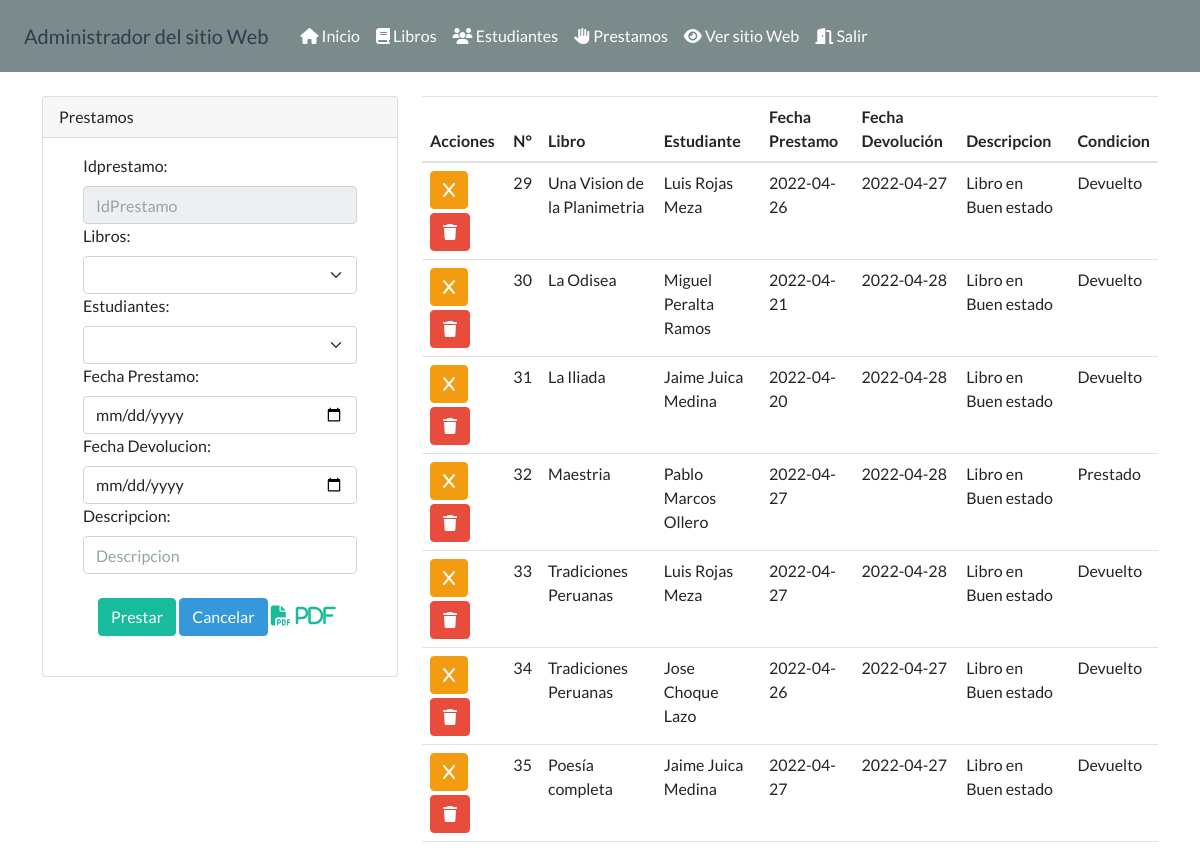
Screenshot of /administrador/seccion/prestamos.php (signed in) with the database file from the repository.
### tables this page shows
CREATE TABLE `prestamos` (
  `id` int(11) NOT NULL,
  `Libros` varchar(255) NOT NULL,
  `Estudiantes` varchar(255) NOT NULL,
  `FechaPrestamo` date NOT NULL,
  `FechaDevolucion` date NOT NULL,
  `Descripcion` text NOT NULL,
  `Condicion` varchar(20) NOT NULL
);

### administrador/seccion/prestamos.php (the view, shortened to what this page needs)
<?php include('../template/cabecera.php');?>
<?php
$txtIdPrestamo=(isset($_POST['txtIdPrestamo']))?$_POST['txtIdPrestamo']:"";
$txtLibros=(isset($_POST['txtLibros']))?$_POST['txtLibros']:"";
$txtEstudiantes=(isset($_POST['txtEstudiantes']))?$_POST['txtEstudiantes']:"";
$txtFechaPrestamo=(isset($_POST['txtFechaPrestamo']))?$_POST['txtFechaPrestamo']:"";
$txtFechaDevolucion=(isset($_POST['txtFechaDevolucion']))?$_POST['txtFechaDevolucion']:"";
$txtDescripcion=(isset($_POST['txtDescripcion']))?$_POST['txtDescripcion']:"";
$envios=(isset($_POST['envios']))?$_POST['envios']:"";
include('../config/bd.php');
$sentenciaSQL = $conexion->prepare("SELECT * FROM libros");
$sentenciaSQL->execute();
$listaProductos = $sentenciaSQL->fetchAll(PDO::FETCH_ASSOC);
$sentenciaSQL = $conexion->prepare("SELECT * FROM estudiantes");
$sentenciaSQL->execute();
$listaEstudiantes = $sentenciaSQL->fetchAll(PDO::FETCH_ASSOC);
$sentenciaSQL = $conexion->prepare("SELECT * FROM prestamos");
$sentenciaSQL->execute();
$listaPrestamos = $sentenciaSQL->fetchAll(PDO::FETCH_ASSOC);
?>
<div class="col-md-4">
    <div class="card">
        <div class="card-header">Prestamos</div>
        <div class="card-body">
            <form class="form-group" action="prestamos.php" Method="POST">
            <div class="container">
                        <label for="txtIdPrestamo">Idprestamo:</label>
                        <input type="text" class="form-control" required readonly  value="<?php echo $txtIdPrestamo;?>" name="txtIdPrestamo" id="txtIdPrestamo" placeholder="IdPrestamo">
                        <label for="txtLibros">Libros:</label>
                        <select type="text" class="form-select" class="form-control"  value="<?php echo $txtLibros;?>" name="txtLibros" id="txtLibros" >
                            <option value="0" selected></option>
                            <?php foreach($listaProductos as $libros){?>
                            <option ><?php echo $libros['Titulo'];?></option>
                            <?php } ?>
                        </select>
                        <label for="txtEstudiantes">Estudiantes:</label>
                        <select type="text" class="form-select" class="form-control"  value="<?php echo $txtEstudiantes;?>" name="txtEstudiantes" id="txtEstudiantes" >
                            <option selected></option>
                            <?php foreach($listaEstudiantes as $estudiantes){?>
                            <option ><?php echo $estudiantes['Nombres']." ".$estudiantes['Apellidopat']." ".$estudiantes['Apellidomat'];?></option>
                            <?php } ?>
                        </select>
                        <label for="txtFechaPrestamo">Fecha Prestamo:</label>
                        <input type="date" class="form-control"  value="<?php echo $txtFechaPrestamo;?>" name="txtFechaPrestamo" id="txtFechaPrestamo">
                        <label for="txtFechaDevolucion">Fecha Devolucion:</label>
                        <input type="date" class="form-control"  value="<?php echo $txtFechaDevolucion;?>" name="txtFechaDevolucion" id="txtFechaDevolucion">
                        <label for="txtDescripcion">Descripcion:</label>
                        <input type="text" class="form-control"  value="<?php echo $txtDescripcion;?>" name="txtDescripcion" id="txtDescripcion" placeholder="Descripcion">
                        <div class="col my-4" >
                            <button name="envios" value="Prestar" <?php echo ($envios=="seleccionar")?"disabled":""?>   class="btn btn-success " type="submit">Prestar</button>
                            <button name="envios" value="Cancel"    <?php echo ($envios=="seleccionar")?"disabled":""?>   class="btn btn-info"     type="submit">Cancelar</button>
                            <a href="../reportes/prestamo.php" target="_blank"><i class="fa fa-file-pdf fa-lg"> PDF</i></a>
                </div>
                </div>
            </form>
        </div>
    </div>
</div>
<div class="col-md-8">
    <table class="table table-hover table-responsive w-auto" id="table-pres">
        <thead>
            <tr>
                <th>Acciones</th>
                <th>N°</th>
                <th>Libro</th>
                <th>Estudiante</th>
                <th>Fecha Prestamo</th>
                <th>Fecha Devolución</th>
                <th>Descripcion</th>
                <th>Condicion</th>
            </tr>
        </thead>
        <tbody>
            <?php foreach ($listaPrestamos as $prestamos){ ?>
            <tr>
                <td>
                    <form method="POST">
                    <button type="submit" name="envios" value="devolver" class="btn btn-warning mb-1"><i class="fa fa-x"></i></button>
                    <button type="submit" name="envios" value="erase" class="btn btn-danger"><i class="fa fa-trash"></i></button>
                </form>
                </td>
                <td><?php echo $prestamos['id']?>
                <td><?php echo $prestamos['Libros']?></td>
                <td><?php echo $prestamos['Estudiantes']?></td>
                <td><?php echo $prestamos['FechaPrestamo']?></td>
                <td><?php echo $prestamos['FechaDevolucion']?></td>
                <td><?php echo $prestamos['Descripcion']?></td>
                <td><?php echo $prestamos['Condicion']?></td>
            </tr>
            <?php } ?>
        </tbody>
    </table>
</div>
<?php include('../template/pie.php');?>

### rows the page displays
prestamos: id "29", Libros "Una Vision de la Planimetria", Estudiantes "Luis Rojas Meza", FechaPrestamo "2022-04-26", FechaDevolucion "2022-04-27", Descripcion "Libro en Buen estado", Condicion "Devuelto"
prestamos: id "30", Libros "La Odisea", Estudiantes "Miguel Peralta Ramos", FechaPrestamo "2022-04-21", FechaDevolucion "2022-04-28", Descripcion "Libro en Buen estado", Condicion "Devuelto"
prestamos: id "31", Libros "La Iliada", Estudiantes "Jaime Juica Medina", FechaPrestamo "2022-04-20", FechaDevolucion "2022-04-28", Descripcion "Libro en Buen estado", Condicion "Devuelto"
prestamos: id "32", Libros "Maestria", Estudiantes "Pablo Marcos Ollero", FechaPrestamo "2022-04-27", FechaDevolucion "2022-04-28", Descripcion "Libro en Buen estado", Condicion "Prestado"
prestamos: id "33", Libros "Tradiciones Peruanas", Estudiantes "Luis Rojas Meza", FechaPrestamo "2022-04-27", FechaDevolucion "2022-04-28", Descripcion "Libro en Buen estado", Condicion "Devuelto"
prestamos: id "34", Libros "Tradiciones Peruanas", Estudiantes "Jose Choque Lazo", FechaPrestamo "2022-04-26", FechaDevolucion "2022-04-27", Descripcion "Libro en Buen estado", Condicion "Devuelto"
prestamos: id "35", Libros "Poesía completa", Estudiantes "Jaime Juica Medina", FechaPrestamo "2022-04-27", FechaDevolucion "2022-04-27", Descripcion "Libro en Buen estado", Condicion "Devuelto"
